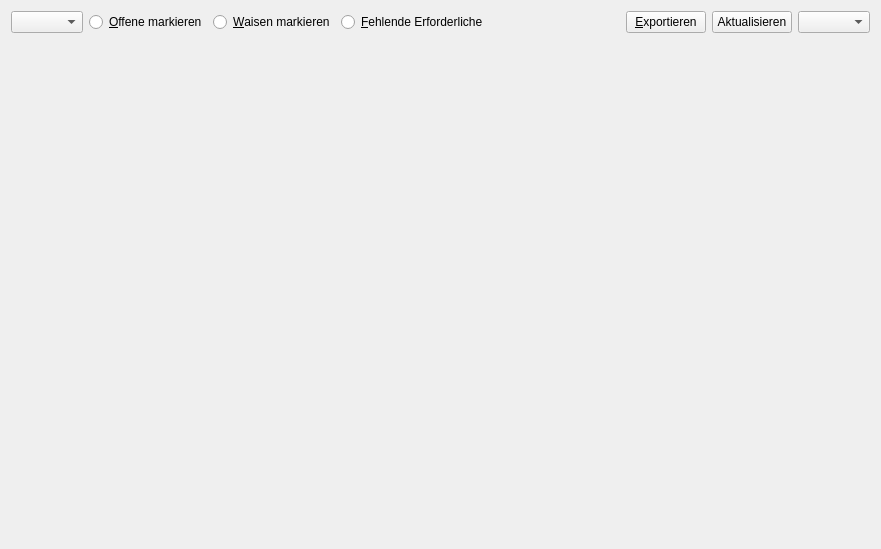
<?xml version="1.0" encoding="UTF-8"?>
<ui version="4.0">
 <class>DienstnehmerEreignisse</class>
 <widget class="QWidget" name="DienstnehmerEreignisse">
  <property name="geometry">
   <rect>
    <x>0</x>
    <y>0</y>
    <width>881</width>
    <height>549</height>
   </rect>
  </property>
  <property name="windowTitle">
   <string>Dienstnehmer Stunden</string>
  </property>
  <layout class="QVBoxLayout" name="verticalLayout">
   <item>
    <layout class="QHBoxLayout" name="horizontalLayout">
     <item>
      <widget class="QComboBox" name="comboBox_employees"/>
     </item>
     <item>
      <widget class="QRadioButton" name="radioButton_markOpen">
       <property name="text">
        <string>&amp;Offene markieren</string>
       </property>
      </widget>
     </item>
     <item>
      <widget class="QRadioButton" name="radioButton_markOrphans">
       <property name="text">
        <string>&amp;Waisen markieren</string>
       </property>
      </widget>
     </item>
     <item>
      <widget class="QRadioButton" name="radioButton_requiredMissing">
       <property name="text">
        <string>&amp;Fehlende Erforderliche</string>
       </property>
      </widget>
     </item>
     <item>
      <spacer name="horizontalSpacer">
       <property name="orientation">
        <enum>Qt::Horizontal</enum>
       </property>
       <property name="sizeHint" stdset="0">
        <size>
         <width>40</width>
         <height>20</height>
        </size>
       </property>
      </spacer>
     </item>
     <item>
      <widget class="QPushButton" name="pushButton_export">
       <property name="text">
        <string>&amp;Exportieren</string>
       </property>
      </widget>
     </item>
     <item>
      <widget class="QPushButton" name="pushButton_refresh">
       <property name="text">
        <string>Aktualisieren</string>
       </property>
      </widget>
     </item>
     <item>
      <widget class="QComboBox" name="comboBox_period"/>
     </item>
    </layout>
   </item>
   <item>
    <layout class="QHBoxLayout" name="horizontalLayout_2">
     <item>
      <widget class="ReportTextViewWidget" name="textView" native="true">
       <property name="sizePolicy">
        <sizepolicy hsizetype="Preferred" vsizetype="Preferred">
         <horstretch>1</horstretch>
         <verstretch>0</verstretch>
        </sizepolicy>
       </property>
      </widget>
     </item>
    </layout>
   </item>
  </layout>
 </widget>
 <customwidgets>
  <customwidget>
   <class>ReportTextViewWidget</class>
   <extends>QWidget</extends>
   <header>reports.reportTextViewWidget</header>
   <container>1</container>
  </customwidget>
 </customwidgets>
 <resources/>
 <connections/>
</ui>
